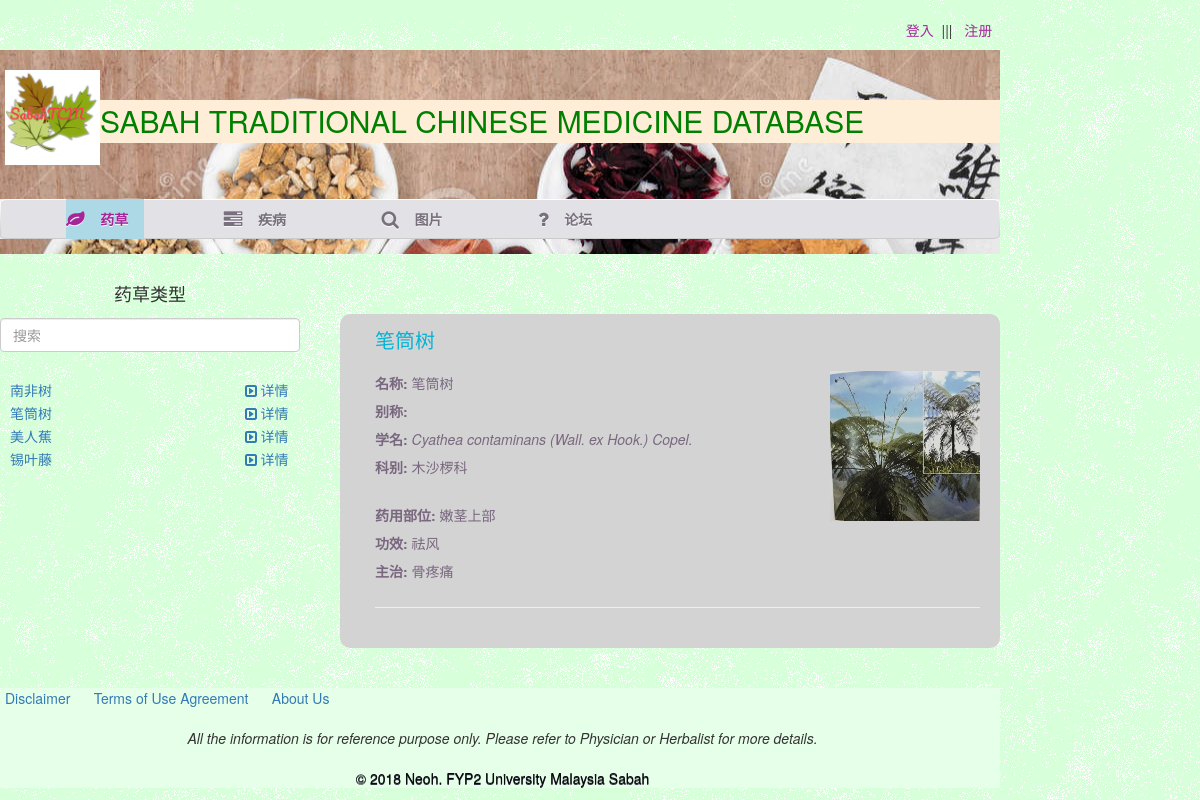
The app's page /lang/cn/herbs.php?id=1&herb=笔筒树 with its own data.
### tables this page shows
CREATE TABLE `herb_list_cn` (
  `herb_id` int(3) NOT NULL,
  `local_name` varchar(100) NOT NULL,
  `scientific_name` varchar(100) NOT NULL,
  `family` varchar(50) NOT NULL,
  `image` varchar(100) DEFAULT NULL
);

CREATE TABLE `herb_info_cn` (
  `info_id` int(3) NOT NULL,
  `herb_id` int(3) NOT NULL,
  `local_name` varchar(100) NOT NULL,
  `function` varchar(50) DEFAULT NULL,
  `usage_part` varchar(50) DEFAULT NULL,
  `disease` varchar(50) DEFAULT NULL
);

### lang/cn/herbs.php (the view, shortened to what this page needs)
<!DOCTYPE html>
<html>
<head>
	<?php
		include("menu.php");
	?>
</head>
<body>
	<div id="body">
		<div>
			<div class="sidebar">
				<h4 style="text-align:center" id="search">药草类型</h4>
				<ul id="list">
				<?php
					$herb_query=mysqli_query($conn,"SELECT * FROM herb_list_cn GROUP BY local_name")or die(mysqli_error($conn));
					while($row=mysqli_fetch_array($herb_query)){
						$herbs_id=$row['herb_id'];
						$herb_name=$row['local_name'];
				?>
						<li><a href="herbs.php?id=<?php echo $herbs_id;?>&amp;herb=<?php echo $herb_name;?>"><?php echo $herb_name;?><i class="pull-right col-lg-4 icon-expand icon-medium">&nbsp;详情</i></a></li>
				<?php
					}
				?>
				</ul>
			</div>
			<div class="content">
				<?php
					$id=isset($_GET['id'])?$_GET['id']:NULL;
					if($id==NULL){
						echo "请选择药草";
					}
					else{
						$herb_list_information=mysqli_query($conn,"SELECT * FROM herb_list_cn WHERE herb_id='$id'")or die(mysqli_error($conn));
						while($data1=mysqli_fetch_array($herb_list_information)){
							$herb_id=$data1['herb_id'];
							$herb_name=$data1['local_name'];
							$other_name=$data1['other_name'];
							$sci_name=$data1['scientific_name'];
							$family=$data1['family'];
							$image=$data1['image'];
						}
				?>
						<h3 class="first"><?php echo $herb_name;?></h3>
						<p><img style="width:150px; height:150px; float:right;margin:0px 0px 0px 10px" src="../../pics/<?php echo $image;?>"></p>
						<p style="padding-bottom:4px"><b> 名称: </b><?php echo $herb_name;?></p>
						<p style="padding-bottom:4px"><b> 别称: </b><?php echo $other_name;?></p>
						<p style="padding-bottom:4px"><b> 学名: </b><i><?php echo $sci_name;?></i></p>
						<p style="padding-bottom:4px"><b> 科别: </b><?php echo $family;?></p>
				<?php
						$herb_info_show=mysqli_query($conn,"SELECT * FROM herb_info_cn WHERE herb_id='$herb_id'")or die(mysqli_error($conn));
						while($data=mysqli_fetch_array($herb_info_show)){
							$part=$data['usage_part'];
							$function=$data['function'];
							$disease=$data['disease'];
				?>
							<p style="padding-bottom:4px"><b> 药用部位: </b><?php echo $part;?></p>
							<p style="padding-bottom:4px"><b> 功效: </b><?php echo $function;?></p>
							<p style="padding-bottom:4px"><b> 主治: </b><?php echo $disease;?></p>
							<hr>
				<?php
						}
					}
				?>
			</div>
		</div>
	</div>
	<?php
		include("footer.php");
	?>
</body>
</html>

### css/docs.css (style rules this page uses)
body { background: url(../img/grid_noise.png); position: relative; }

### css/style.css (style rules this page uses)
html { overflow-y: scroll; }
body { background: url(../images/bg.png) repeat; position: absolute; margin: 0; min-width: 1000px; padding: 0; }
a { outline: none; }
img { border: 0; }
#body { width: 100%; }
#body div#home div.sidebar ul, #body div div.sidebar ul { list-style: none; margin-left: 10px; margin-right: -40px; padding: 0; }
#body div#home div.content p, #body div div.content p { color: #79677f; line-height: 24px; margin: 0 0 12px; text-align: justify; }
#body div, div.body div { background: none; margin: 0 auto; overflow: hidden; width: 1000px; }
#body div div.sidebar, #body div div#connect { float: left; margin: 0; padding: 0; width: 300px; }
#body div div.sidebar ul { padding-top: 15px; }
#body div div.sidebar ul li { margin: 3px 0 0; overflow: hidden; }
#body div div.content, #body div div#contact { background: lightgrey; border-radius: 10px; float: right; padding: 15px 20px 20px 35px; width: 660px; }
#body div div.content h3, #body div div#contact h3 { color: #09b3d4; font-size: 20px; font-weight: normal; margin: 50px 0 0; }
#body div div.content h3.first, #body div div#contact h3.first { margin: 0; }
#body div div.content p { margin: 0; }

### records on screen
herb_list_cn: local_name "南非树"
herb_list_cn: local_name "笔筒树", image (picture), scientific_name "Cyathea contaminans (Wall. ex Hook.) Copel.", family "木沙椤科"
herb_list_cn: local_name "美人蕉"
herb_list_cn: local_name "锡叶藤"
herb_info_cn: usage_part "嫩茎上部", function "祛风", disease "骨疼痛"
